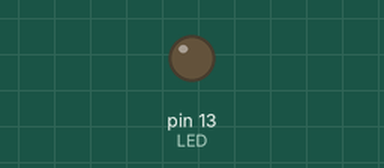
The sketch below on a simulated Arduino Uno, built with avr-gcc and run on an emulated ATmega328P. On the bench: output pins drawn as LEDs (lit = HIGH).

Above: at 0.8 s.
At 3.05 s:
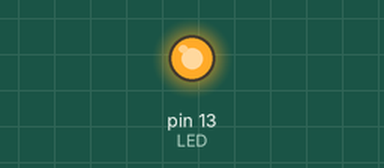
Timing chart, 0 to 3.4 s (numbered marks = the images above):
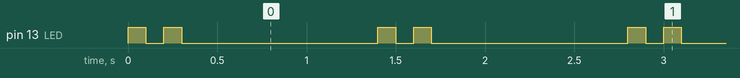

The sketch:

Blinking_LED.ino
```cpp
const int LED=13;

void setup()
{
  pinMode(LED, OUTPUT);


}

void loop() {
  for(int i=0;i < 2; i++)
  {
    digitalWrite(LED, HIGH);
    delay(100);
    digitalWrite(LED, LOW);
    delay(100);
  }
    digitalWrite(LED, LOW);
    delay(1000);
}
```

Measured:
- by itself, pin 13 (LED): repeats every 1.4 s: LOW 0.10 s, HIGH 0.10 s, LOW 1.1 s, HIGH 0.10 s
- by itself, everything shown: repeats every 1.4 s, in 4 steps
